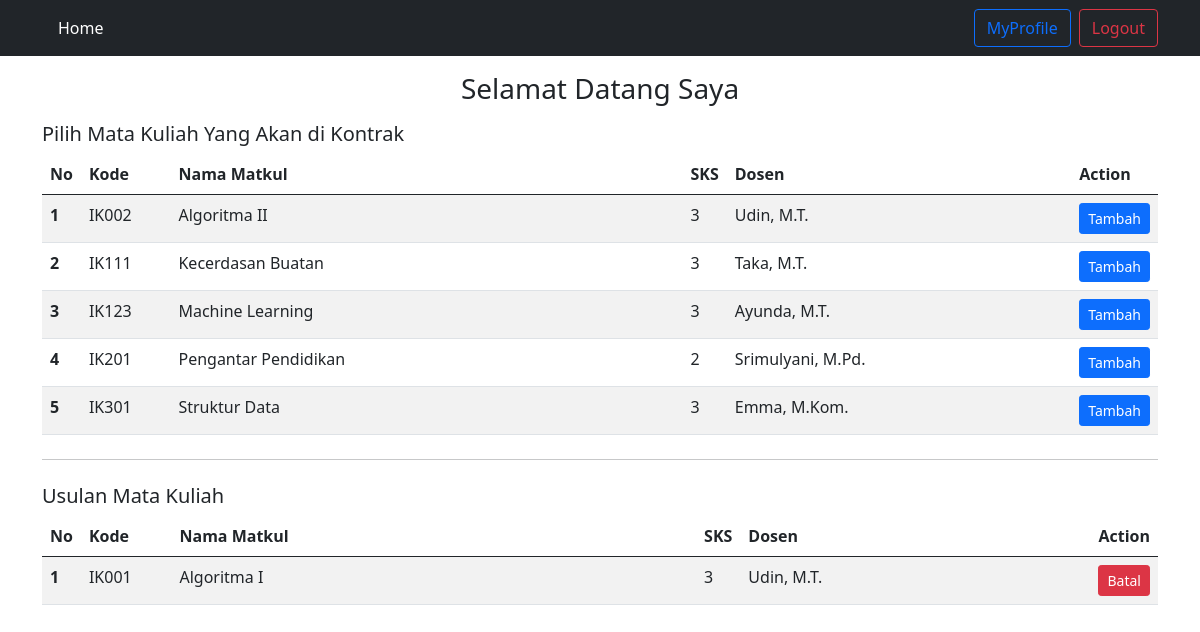
Page /index.php (signed in) on the committed database.
### tables this page shows
CREATE TABLE `mahasiswa` (
  `nim` varchar(7) NOT NULL,
  `nama` varchar(255) NOT NULL,
  `angkatan` int(4) NOT NULL,
  `password` varchar(255) NOT NULL
);

CREATE TABLE `mata_kuliah` (
  `id_matkul` varchar(5) NOT NULL,
  `nama_matkul` varchar(255) NOT NULL,
  `sks` int(1) NOT NULL,
  `nidn` varchar(10) NOT NULL
);

CREATE TABLE `dosen` (
  `nidn` varchar(10) NOT NULL,
  `nama` varchar(255) NOT NULL
);

CREATE TABLE `kontrak_matkul` (
  `id` int(10) NOT NULL,
  `id_matkul` varchar(5) NOT NULL,
  `nim` varchar(7) NOT NULL
);

### index.php (the view, shortened to what this page needs)
<?php
include("connectdb.php");
$nim_login = $_SESSION["login_nim"];
?>
<!DOCTYPE html>
<html lang="en">
<head>
    <link href="https://cdn.jsdelivr.net/npm/bootstrap@5.0.2/dist/css/bootstrap.min.css" rel="stylesheet"
>
</head>
<body>
<nav class="p-2 bg-dark text-white">
    <div class="container">
        <div class="d-flex align-items-center justify-content-between">
            <ul class="nav ">
                <li><a href="index.php" class="nav-link px-3 text-white">Home</a></li>
            </ul>
            <ul class="nav ">
                <li><a href="profile.php" class="btn btn-outline-primary me-2">MyProfile</a></li>
                <li class=""><a href="index.php?clear_session='true'" class="btn btn-outline-danger">Logout</a></li>
            </ul>
        </div>
    </div>
</nav>
<main>
    <div class="container col-12">
        <?php
        $mahasiswa_sqlResult = mysqli_query($connect, "SELECT nama FROM mahasiswa WHERE nim='$nim_login'");
        list($nama_mahasiswa) = mysqli_fetch_array($mahasiswa_sqlResult);
        echo '<h3 class="text-center my-3">Selamat Datang '.$nama_mahasiswa.'</h3>';
        ?>
        <h5>Pilih Mata Kuliah Yang Akan di Kontrak</h5>
        <table class="table table-striped table-hover">
            <thead>
                <tr>
                    <th>No</th>
                    <th class="col-1">Kode</th>
                    <th class="col-6">Nama Matkul</th>
                    <th>SKS</th>
                    <th class="col-4">Dosen</th>
                    <th>Action</th>
                </tr>
            </thead>
            <tbody>
                <?php
                $kontrak_sqlResult = mysqli_query($connect, "SELECT id_matkul FROM kontrak_matkul WHERE nim='$nim_login'");
                $id_matkul_inkontrak = [];
                $i=0;
                while(list($result) = mysqli_fetch_array($kontrak_sqlResult, MYSQLI_NUM)){
                    $id_matkul_inkontrak[$i] = $result;
                    $i ++;
                }
                $matkul_sqlResult = mysqli_query($connect, "SELECT * FROM mata_kuliah");
                $inc = 1;
                while (list($id_matkul, $nama_matkul, $sks, $nidn_inmatkul) = mysqli_fetch_array($matkul_sqlResult)) {
                    if(in_array($id_matkul, $id_matkul_inkontrak) == false){
                        $dosen_sqlResult = mysqli_query($connect, "SELECT nama FROM dosen WHERE nidn='$nidn_inmatkul'");
                        list($nama_dosen) = mysqli_fetch_array($dosen_sqlResult);
                        echo '<tr>';
                            echo '<th>'.$inc.'</th>';
                            echo '<td>'.$id_matkul.'</td>';
                            echo '<td>'.$nama_matkul.'</td>';
                            echo '<td>'.$sks.'</td>';
                            echo '<td>'.$nama_dosen.'</td>';
                            echo '<td><a href="add_kontrak.php?id_matkul='.$id_matkul.'&nim='.$nim_login.'" class="btn w-100 btn-sm btn-primary">Tambah</a></td>';
                        echo '</tr>';
                        $inc ++;
                    }
                }
                ?>
            </tbody>
        </table>
        <hr class="my-4">
        <h5>Usulan Mata Kuliah</h5>
        <table class="table table-striped table-hover">
            <thead>
                <tr>
                    <th>No</th>
                    <th class="col-1">Kode</th>
                    <th class="col-6">Nama Matkul</th>
                    <th>SKS</th>
                    <th class="col-4">Dosen</th>
                    <th>Action</th>
                </tr>
            </thead>
            <tbody>
                <?php
                $kontrak_sqlResult = mysqli_query($connect, "SELECT id_matkul FROM kontrak_matkul WHERE nim='$nim_login' ORDER BY id_matkul");
                $inc = 1;
                while (list($id_matkul_inkontrak) = mysqli_fetch_array($kontrak_sqlResult)) {
                    $matkul_sqlResult = mysqli_query($connect, "SELECT nama_matkul, sks, nidn FROM mata_kuliah WHERE id_matkul='$id_matkul_inkontrak'");
                    list($nama_matkul, $sks, $nidn_inkontrak) = mysqli_fetch_array($matkul_sqlResult);
                    $dosen_sqlResult = mysqli_query($connect, "SELECT nama FROM dosen WHERE nidn='$nidn_inkontrak'");
                    list($nama_dosen) = mysqli_fetch_array($dosen_sqlResult);
                    echo '<tr>';
                        echo '<th>'.$inc.'</th>';
                        echo '<td>'.$id_matkul_inkontrak.'</td>';
                        echo '<td>'.$nama_matkul.'</td>';
                        echo '<td>'.$sks.'</td>';
                        echo '<td>'.$nama_dosen.'</td>';
                        echo '<td><a href="delete_kontrak.php?id_matkul='.$id_matkul_inkontrak.'&nim='.$nim_login.'" class="btn w-100 btn-sm btn-danger">Batal</a></td>';
                    echo '</tr>';
                    $inc ++;
                }
                ?>
            </tbody>
        </table>
    </div>
</main>
</body>
</html>

### rows in the picture
mahasiswa: nama "Saya"
mata_kuliah: id_matkul "IK002", nama_matkul "Algoritma II", sks "3", nidn.nama "Udin, M.T."
mata_kuliah: id_matkul "IK111", nama_matkul "Kecerdasan Buatan", sks "3", nidn.nama "Taka, M.T."
mata_kuliah: id_matkul "IK123", nama_matkul "Machine Learning", sks "3", nidn.nama "Ayunda, M.T."
mata_kuliah: id_matkul "IK201", nama_matkul "Pengantar Pendidikan", sks "2", nidn.nama "Srimulyani, M.Pd."
mata_kuliah: id_matkul "IK301", nama_matkul "Struktur Data", sks "3", nidn.nama "Emma, M.Kom."
kontrak_matkul: id_matkul "IK001", id_matkul.nama_matkul "Algoritma I", id_matkul.sks "3", dosen.nama "Udin, M.T."
